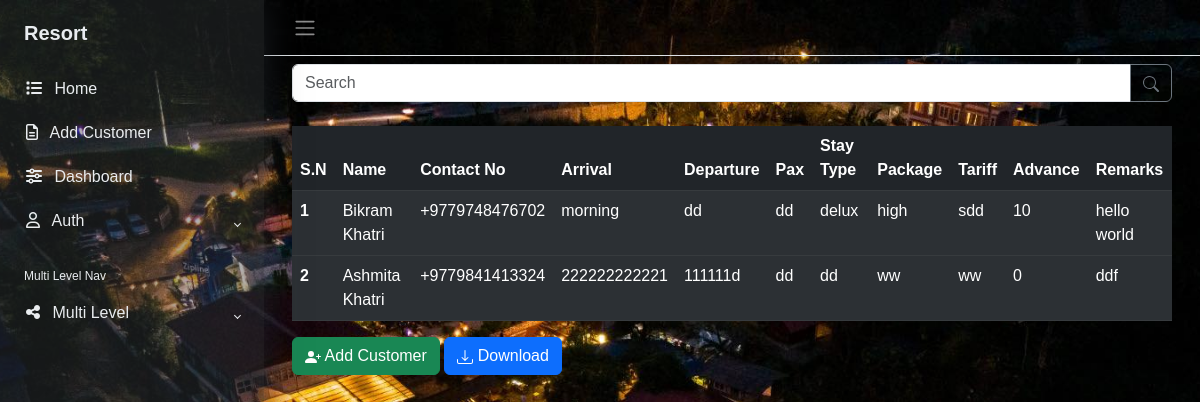
The app's page /, older data.
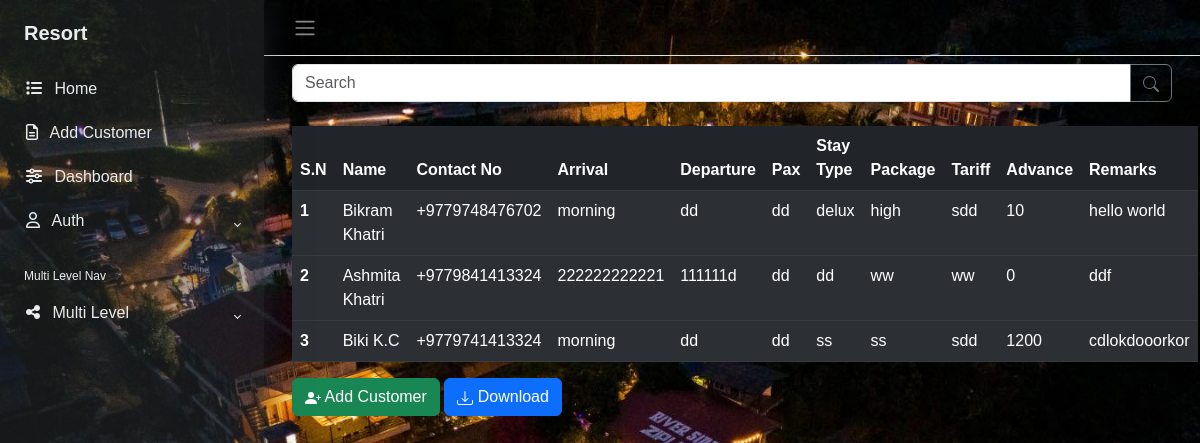
The same page, newer data.
### app/models.py (models this page shows, shortened)
class CustomerModel(models.Model):
    name=models.CharField(max_length=100,default=' ')
    contect=PhoneNumberField(region='NP')
    arrivals=models.CharField(max_length=200,default=" ")
    departure=models.CharField(max_length=100,default=' ')
    pax=models.CharField(max_length=100,default=' ')
    stay_type=models.CharField(max_length=100,default=' ')
    package=models.CharField(max_length=200,default=' ')
    tariff=models.CharField(max_length=100,default=' ')
    advance=models.IntegerField(default=0)
    remarks=models.TextField()

### app/views.py (the view)
# urls.py: path('',views.home,name='home'),
def home(request):
    data=CustomerModel.objects.all()
    return render(request,'index.html',{'data':data})

### app/templates/index.html (shortened to what this page needs)
{% include "header.html" %}
        <div class="main">
            <nav class="navbar navbar-expand px-3 border-bottom">
                <button class="btn" type="button" data-bs-theme="dark">
                    <span class="navbar-toggler-icon" ></span>
                </button>
            </nav>
            <main class="content px-3 py-2">
                <div class="container-fluid">
                  <form class="d-flex" role="search" method="POST">
                    <div class="input-group">
                      <input class="form-control" type="search" placeholder="Search" style="background-color:white; color:black;">
                      <button class="btn btn-outline-secondary" type="submit">
                        <svg xmlns="http://www.w3.org/2000/svg" width="16" height="16" fill="currentColor" class="bi bi-search" viewBox="0 0 16 16">
                          <path d="M11.742 10.344a6.5 6.5 0 1 0-1.397 1.398h-.001q.044.06.098.115l3.85 3.85a1 1 0 0 0 1.415-1.414l-3.85-3.85a1 1 0 0 0-.115-.1zM12 6.5a5.5 5.5 0 1 1-11 0 5.5 5.5 0 0 1 11 0"/>
                        </svg>
                      </button>
                    </div>
                  </form>
                  <br>
                    <div class="mb-3">
                        <table class="table table-striped table-dark">
                            <thead>
                              <tr>
                                <th scope="col">S.N</th>
                                <th scope="col">Name</th>
                                <th scope="col">Contact No</th>
                                <th scope="col">Arrival</th>
                                <th scope="col">Departure</th>
                                <th scope="col">Pax</th>
                                <th scope="col">Stay Type</th>
                                <th scope="col">Package</th>
                                <th scope="col">Tariff</th>
                                <th scope="col">Advance</th>
                                <th scope="col">Remarks</th>
                              </tr>
                            </thead>
                            {% for i in data %}
                            <tbody>
                              <tr>
                                <th scope="row">{{ forloop.counter }}</th>
                                <td>{{ i.name }}</td>
                                <td>{{i.contect}}</td>
                                <td>{{i.arrivals}}</td>
                                <td>{{i.departure}}</td>
                                <td>{{i.pax}}</td>
                                <td>{{i.stay_type}}</td>
                                <td>{{i.package}}</td>
                                <td>{{i.tariff}}</td>
                                <td>{{i.advance}}</td>
                                <td>{{i.remarks}}</td>
                              </tr>
                            </tbody>
                            {% endfor %}
                          </table>
                          <a class="btn btn-success" role="button" href="{% url "data" %}" > Add Customer</a>
                          <a href="{% url 'export_data' %}" class="btn btn-primary"> Download </a>
                    </div>
                </div>
            </main>
        </div>
    </div>
{% include "footer.html" %}

Row changes from the older to the newer data that the page shows:
added CustomerModel: name "Biki K.C", contect "+9779741413324", arrivals "morning", departure "dd", pax "dd", stay_type "ss", package "ss", tariff "sdd", advance "1200", remarks "cdlokdooorkor"
